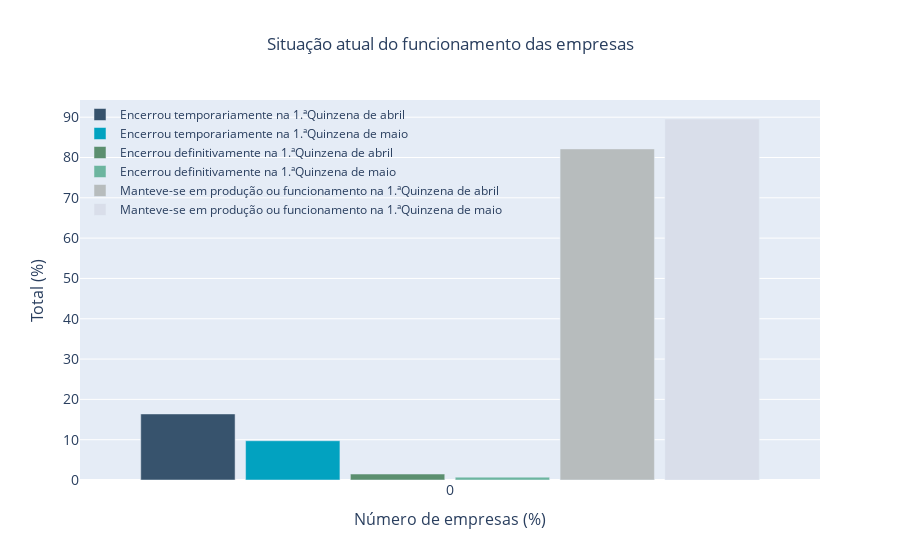

The cell this chart's notebook holds for it:
### Code cell
import plotly.graph_objects as go
tempab = (dados4.loc[0:0]['Encerrou temporariamente']/dados4.loc[0:0]['Total'])*100
tempmai = (dados4.loc[4:4]['Encerrou temporariamente']/dados4.loc[4:4]['Total'])*100
defab = (dados4.loc[0:0]['Encerrou definitivamente']/dados4.loc[0:0]['Total'])*100
defmai = (dados4.loc[4:4]['Encerrou definitivamente']/dados4.loc[4:4]['Total'])*100
mantab = (dados4.loc[0:0]['Mantém-se (mesmo que parcialmente) em produção ou funcionamento']/dados4.loc[0:0]['Total'])*100
mantmai = (dados4.loc[4:4]['Mantém-se (mesmo que parcialmente) em produção ou funcionamento']/dados4.loc[4:4]['Total'])*100


fig_4 = go.Figure()
fig_4.add_trace(go.Bar(x=[0,10,20,30,40,50,60,70,80,90,100],
                y=tempab,
                name='Encerrou temporariamente na 1.ªQuinzena de abril',
                marker_color='rgb(55, 83, 109)'
                ))
fig_4.add_trace(go.Bar(x=[0,10,20,30,40,50,60,70,80,90,100],
                y=tempmai,
                name='Encerrou temporariamente na 1.ªQuinzena de maio',
                marker_color='rgb(2, 162, 192)'
                ))

fig_4.add_trace(go.Bar(x=[0,10,20,30,40,50,60,70,80,90,100],
                y=defab,
                name='Encerrou definitivamente na 1.ªQuinzena de abril',
                marker_color='rgb(91, 143, 111)'
                ))
fig_4.add_trace(go.Bar(x=[0,10,20,30,40,50,60,70,80,90,100],
                y=defmai,
                name='Encerrou definitivamente na 1.ªQuinzena de maio',
                marker_color='rgb(108, 181, 159)'
                ))

fig_4.add_trace(go.Bar(x=[0,10,20,30,40,50,60,70,80,90,100],
                y=mantab,
                name='Manteve-se em produção ou funcionamento na 1.ªQuinzena de abril',
                marker_color='rgb(183, 188, 189)'
                ))
fig_4.add_trace(go.Bar(x=[0,10,20,30,40,50,60,70,80,90,100],
                y=mantmai,
                name='Manteve-se em produção ou funcionamento na 1.ªQuinzena de maio',
                marker_color='rgb(217, 222, 234)'
                ))


fig_4.update_layout(
    title='Situação atual do funcionamento das empresas',
    title_x=0.5,
    xaxis=dict(
        title='Número de empresas (%)',
        titlefont_size=16,
        tickfont_size=14,
    ),
    yaxis=dict(
        title='Total (%)',
        titlefont_size=16,
        tickfont_size=14,
    ),
    legend=dict(
        x=0,
        y=1.0,
        bgcolor='rgba(255, 255, 255, 0)',
        bordercolor='rgba(255, 255, 255, 0)'
    ),
    barmode='group',
    bargap=0.15, # gap between bars of adjacent location coordinates.
    bargroupgap=0.1 # gap between bars of the same location coordinate.
)
fig_4.write_image('/Users/dianamartins/Documents/GitHub/Epidemiologia/Trabalho_final/Imagens/funcionamento_empresas.png')
fig_4.show()

### Figure 1 — Plotly figure (JSON) as saved in the notebook; plotly's stock layout.template omitted (floating-point values rounded to 4 significant figures)
{"data": [{"marker": {"color": "rgb(55, 83, 109)"}, "name": "Encerrou temporariamente na 1.ªQuinzena de abril", "type": "bar", "x": [0, 10, 20, 30, 40, 50, 60, 70, 80, 90, 100], "y": [16.39]}, {"marker": {"color": "rgb(2, 162, 192)"}, "name": "Encerrou temporariamente na 1.ªQuinzena de maio", "type": "bar", "x": [0, 10, 20, 30, 40, 50, 60, 70, 80, 90, 100], "y": [9.74]}, {"marker": {"color": "rgb(91, 143, 111)"}, "name": "Encerrou definitivamente na 1.ªQuinzena de abril", "type": "bar", "x": [0, 10, 20, 30, 40, 50, 60, 70, 80, 90, 100], "y": [1.477]}, {"marker": {"color": "rgb(108, 181, 159)"}, "name": "Encerrou definitivamente na 1.ªQuinzena de maio", "type": "bar", "x": [0, 10, 20, 30, 40, 50, 60, 70, 80, 90, 100], "y": [0.71]}, {"marker": {"color": "rgb(183, 188, 189)"}, "name": "Manteve-se em produção ou funcionamento na 1.ªQuinzena de abril", "type": "bar", "x": [0, 10, 20, 30, 40, 50, 60, 70, 80, 90, 100], "y": [82.14]}, {"marker": {"color": "rgb(217, 222, 234)"}, "name": "Manteve-se em produção ou funcionamento na 1.ªQuinzena de maio", "type": "bar", "x": [0, 10, 20, 30, 40, 50, 60, 70, 80, 90, 100], "y": [89.55]}], "layout": {"bargap": 0.15, "bargroupgap": 0.1, "barmode": "group", "legend": {"bgcolor": "rgba(255, 255, 255, 0)", "bordercolor": "rgba(255, 255, 255, 0)", "x": 0, "y": 1}, "title": {"text": "Situação atual do funcionamento das empresas", "x": 0.5}, "xaxis": {"tickfont": {"size": 14}, "title": {"font": {"size": 16}, "text": "Número de empresas (%)"}}, "yaxis": {"tickfont": {"size": 14}, "title": {"font": {"size": 16}, "text": "Total (%)"}}}}
